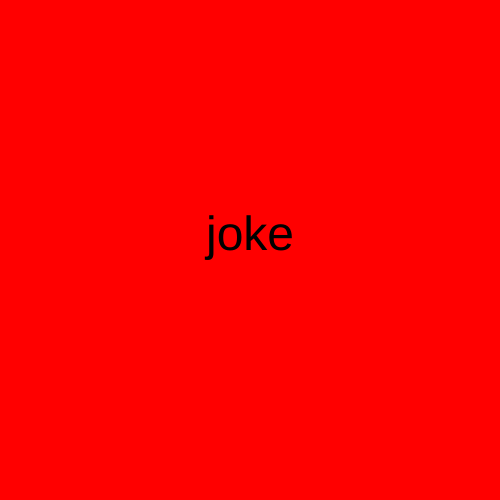
Frame 1 (no input)
Frame 60 (no input): identical to frame 1, image omitted
Frame 120 (the mouse pressed at the canvas centre since frame 60): identical to frame 1, image omitted

The p5.js sketch that drew this single still picture (run headless with seeded random() and noise() and a simulated clock; from frame 60 on, the mouse is pressed at the canvas centre):

// p5.js sketch
// ── sketch.js
let state = 0;
let timer = 0;

function setup() {
  createCanvas(500, 500);
  textAlign(CENTER);
  textSize(48);
}

function draw() {
  switch (state) {
    case 0:
    background('red');
    text("joke", width / 2, height/2);
    break;

    case 1:
    background('green');
    text("joke ends", width/2, height/2);
    break;
  }

}

timer++;
if (timer > 3 + 60) {
  state++;

}

function mouseReleased(){
  state++;
  if (state >1) {
    state = 0;
  }
}
